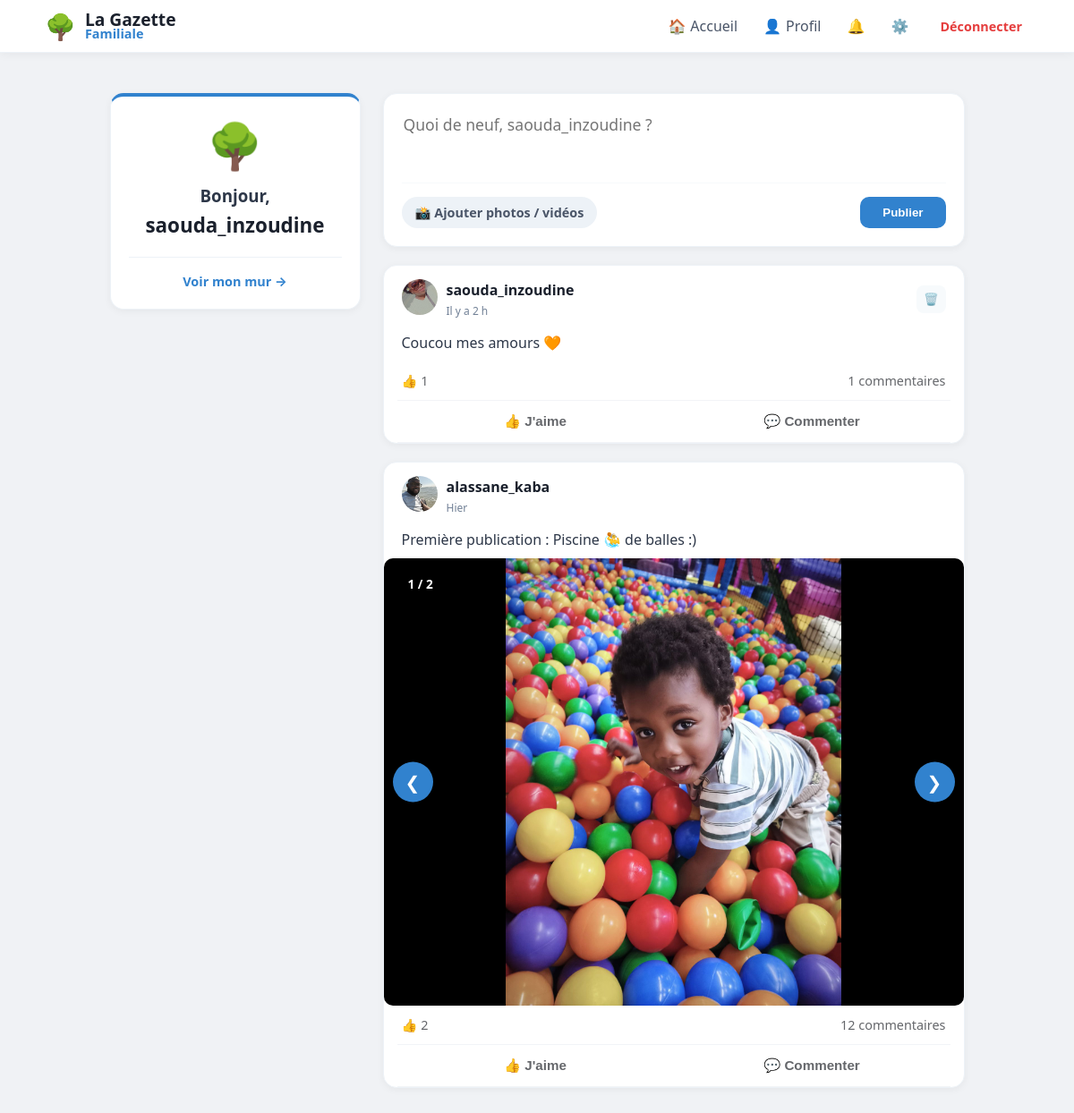
/ (signed in), run on the app's committed database.
### tables this page shows
CREATE TABLE posts (
                id INTEGER PRIMARY KEY AUTOINCREMENT, 
                username TEXT, 
                content TEXT, 
                likes INTEGER DEFAULT 0, 
                image TEXT,
                created_at DATETIME DEFAULT CURRENT_TIMESTAMP
            );

CREATE TABLE users (
                id INTEGER PRIMARY KEY AUTOINCREMENT, 
                email TEXT UNIQUE, 
                firstname TEXT, 
                lastname TEXT, 
                username TEXT UNIQUE, 
                password TEXT, 
                avatar TEXT,
                cover TEXT,
                bio TEXT,
                is_approved INTEGER DEFAULT 0,
                is_admin INTEGER DEFAULT 0
            );

CREATE TABLE post_medias (
                        id INTEGER PRIMARY KEY AUTOINCREMENT,
                        post_id INTEGER,
                        filename TEXT,
                        file_type TEXT, -- 'image' ou 'video'
                        FOREIGN KEY (post_id) REFERENCES posts (id) ON DELETE CASCADE
                    );

### app.py (the view)
@app.route("/")
def home():
    with get_db() as db:
        posts_query = db.execute("""
            SELECT posts.*, users.avatar AS user_avatar,
                (SELECT COUNT(*) FROM reactions WHERE post_id=posts.id AND type='thumb') as thumbs,
                (SELECT COUNT(*) FROM reactions WHERE post_id=posts.id AND type='heart') as hearts
            FROM posts
            JOIN users ON posts.username = users.username
            ORDER BY posts.id DESC
        """).fetchall()
        posts = [dict(row) for row in posts_query]
        for post in posts:
            medias = db.execute("SELECT * FROM post_medias WHERE post_id = ?", (post['id'],)).fetchall()
            post['medias'] = medias
        comments_query = db.execute('''
            SELECT
                comments.*,
                users.avatar AS comm_avatar,
                (SELECT COUNT(*) FROM comment_reactions WHERE comment_id = comments.id) as like_count
            FROM comments
            JOIN users ON comments.username = users.username
            ORDER BY comments.created_at ASC
        ''').fetchall()
        comments = [dict(row) for row in comments_query]
    return render_template("home.html", posts=posts, comments=comments)

### app.py (called while the page is built)
def get_db():
    db = sqlite3.connect("database.db")
    db.row_factory = sqlite3.Row
    return db

@app.context_processor
def inject_global_stats():
    stats = {'total_users': 0, 'total_posts': 0}
    if session.get('user'):
        db = get_db()
        u_count = db.execute("SELECT COUNT(*) FROM users WHERE is_approved = 1").fetchone()[0]
        p_count = db.execute("SELECT COUNT(*) FROM posts").fetchone()[0]
        stats = {'total_users': u_count, 'total_posts': p_count}
    return stats

@app.context_processor
def inject_pending_count():
    if session.get('is_admin'):
        db = get_db()
        count = db.execute("SELECT COUNT(*) as total FROM users WHERE is_approved = 0").fetchone()
        return {'pending_count': count['total']}
    return {'pending_count': 0}

@app.context_processor
def inject_notifications_count():
    if session.get('user'):
        db = get_db()
        count = db.execute("SELECT COUNT(*) FROM notifications WHERE username = ? AND is_read = 0",
                           (session['user'],)).fetchone()[0]
        return {'unread_count': count}
    return {'unread_count': 0}

@app.template_filter('relative_time')
def relative_time(date_str):
    if not date_str:
        return "Date inconnue"
    past = datetime.strptime(date_str, '%Y-%m-%d %H:%M:%S')
    now = datetime.now(timezone.utc).replace(tzinfo=None)
    diff = now - past
    if diff.days == 0:
        if diff.seconds < 60:
            return "À l'instant"
        if diff.seconds < 3600:
            return f"Il y a {diff.seconds // 60} min"
        return f"Il y a {diff.seconds // 3600} h"
    if diff.days == 1:
        return "Hier"
    if diff.days < 7:
        return f"Il y a {diff.days} jours"
    return past.strftime('%d/%m/%Y')

### templates/home.html (shortened to what this page needs)
{% extends "base.html" %}
{% block content %}
<aside class="sidebar">
    <div class="post-card" style="text-align: center; border-top: 4px solid #3182ce;">
        {% if session.get("user") %}
        <div style="font-size: 50px; margin-bottom: 10px;">🌳</div>
        <h3 style="margin: 0; color: #2d3748;">Bonjour,</h3>
        <h2 style="margin: 5px 0; color: #1a202c; font-size: 1.4em;">{{ session['user'] }}</h2>
        <div style="margin-top: 20px; padding-top: 15px; border-top: 1px solid #edf2f7;">
            <a href="{{ url_for('profile', username=session['user']) }}" style="text-decoration: none; color: #3182ce; font-weight: 700; font-size: 0.9em;">Voir mon mur →</a>
        </div>
        {% else %}
        <p style="color: #718096;">Connectez-vous pour participer.</p>
        <a href="/login" style="display: inline-block; background: #3182ce; color: white; padding: 10px 20px; border-radius: 10px; text-decoration: none; font-weight: bold;">Se connecter</a>
        {% endif %}
    </div>
</aside>
<main class="feed">
    {% if session.get("user") %}
    <div class="post-card">
        <form method="POST" action="/post" enctype="multipart/form-data">
            <textarea name="content" placeholder="Quoi de neuf, {{ session['user'] }} ?" required style="width: 100%; border: none; outline: none; resize: none; font-size: 1.1em; font-family: inherit; min-height: 60px; margin-bottom: 10px;"></textarea>
            <div style="display: flex; justify-content: space-between; align-items: center; border-top: 1px solid #f7fafc; padding-top: 15px;">
                <label style="cursor: pointer; color: #4a5568; display: flex; align-items: center; gap: 8px; font-weight: 600; font-size: 0.9em; background: #edf2f7; padding: 8px 15px; border-radius: 20px;">
                    <span>📸 Ajouter photos / vidéos</span>
                </label>
                <button type="submit" style="background: #3182ce; color: white; padding: 10px 25px; border: none; border-radius: 10px; font-weight: 700; cursor: pointer;">Publier</button>
            </div>
        </form>
    </div>
    {% endif %}
    {% for post in posts %}
    <div class="post-card" style="padding: 0; overflow: hidden; margin-bottom: 20px;">
        <div style="padding: 15px 20px; display: flex; justify-content: space-between; align-items: center;">
            <div style="display: flex; align-items: center; gap: 10px;">
                <a href="{{ url_for('profile', username=post['username']) }}">
                    <img src="{{ url_for('static', filename='avatars/' + (post['user_avatar'] if post['user_avatar'] else 'default.png')) }}" style="width: 40px; height: 40px; border-radius: 50%; object-fit: cover;">
                </a>
                <div>
                    <a href="{{ url_for('profile', username=post['username']) }}" style="text-decoration: none;">
                        <strong style="display: block; color: #1a202c;">{{ post['username'] }}</strong>
                    </a>
                    <span class="live-date" data-time="{{ post['created_at'] }}" style="font-size: 0.75em; color: #718096;">{{ post['created_at'] | relative_time }}</span>
                </div>
            </div>
            {% if session.get("user") == post['username'] %}
            <form method="POST" action="/delete/{{ post['id'] }}" onsubmit="return confirm('Supprimer ce souvenir ?');" style="margin:0;">
                <button type="submit" style="background:#f7fafc; border:none; color: #a0aec0; cursor:pointer; padding: 8px; border-radius: 8px;">🗑️</button>
            </form>
            {% endif %}
        </div>
        <div style="padding: 0 20px 10px 20px; white-space: pre-wrap; color: #2d3748;">{{ post['content'] }}</div>
        {% if post.medias %}
        <div class="carousel-container" id="carousel-{{ post.id }}" style="position: relative; background: #000; display: flex; align-items: center; justify-content: center; min-height: 300px;">
            {% if post.medias|length > 1 %}
            <div class="carousel-counter" style="position: absolute; top: 15px; left: 15px; background: rgba(0,0,0,0.6); color: white; padding: 4px 12px; border-radius: 20px; font-size: 0.85em; z-index: 10; font-weight: bold;">
                <span class="current">1</span> / {{ post.medias|length }}
            </div>
            <button class="prev" onclick="moveSlide('{{ post.id }}', -1)" style="position: absolute; left: 10px; background: rgba(255,255,255,0.3); border: none; color: white; font-size: 20px; padding: 10px; border-radius: 50%; cursor: pointer; z-index: 5;">&#10094;</button>
            <button class="next" onclick="moveSlide('{{ post.id }}', 1)" style="position: absolute; right: 10px; background: rgba(255,255,255,0.3); border: none; color: white; font-size: 20px; padding: 10px; border-radius: 50%; cursor: pointer; z-index: 5;">&#10095;</button>
            {% endif %}
            <div class="carousel-items" style="width: 100%;">
                {% for media in post.medias %}
                <div class="carousel-item {% if loop.first %}active{% endif %}" style="display: {% if loop.first %}block{% else %}none{% endif %}; text-align: center;">
                    {% if media.file_type == 'video' %}
                    <video src="{{ url_for('static', filename='uploads/' + media.filename) }}" controls style="max-width: 100%; max-height: 500px; display: block; margin: 0 auto;"></video>
                    {% else %}
                    <img src="{{ url_for('static', filename='uploads/' + media.filename) }}" class="zoomable" onclick="openLightbox(this.src)" style="cursor: zoom-in;">
                    {% endif %}
                </div>
                {% endfor %}
            </div>
        </div>
        {% endif %}
        <div style="display: flex; justify-content: space-between; padding: 12px 20px; font-size: 0.9em; color: #65676b;">
            <div>👍 <span id="thumbs-{{ post['id'] }}">{{ post['thumbs'] }}</span></div>
            <div style="cursor: pointer;" onclick="toggleComments({{ post['id'] }})">
                <span id="comment-count-{{ post['id'] }}">{{ (comments|selectattr('post_id', 'equalto', post['id'])|list|length) }}</span> commentaires
            </div>
        </div>
        <div style="display: flex; border-top: 1px solid #f2f4f7; border-bottom: 1px solid #f2f4f7; margin: 0 15px; padding: 2px 0;">
            <button onclick="react({{ post['id'] }}, 'thumb')" class="action-btn" style="flex: 1; background: none; border: none; padding: 10px; color: #65676b; font-weight: 600; cursor: pointer;">👍 J'aime</button>
            <button onclick="toggleComments({{ post['id'] }})" class="action-btn" style="flex: 1; background: none; border: none; padding: 10px; color: #65676b; font-weight: 600; cursor: pointer;">💬 Commenter</button>
        </div>
    </div>
    {% endfor %}
</main>
{% endblock %}

### static/style.css (style rules this page uses)
body { font-family: 'Segoe UI', system-ui, -apple-system, sans-serif; background: #f0f2f5; margin: 0; color: #1a202c; }
.post-card { background: white; border-radius: 15px; padding: 20px; margin-bottom: 20px; box-shadow: 0 2px 8px rgba(0,0,0,0.05); border: 1px solid #edf2f7; overflow: hidden; }
.action-btn { flex: 1; background: none; border: none; padding: 10px; color: #65676b; font-weight: 600; font-size: 0.95em; cursor: pointer; display: flex; align-items: center; justify-content: center; gap: 8px; transition: background 0.2s; border-radius: 6px; margin: 2px; }
.carousel-container { position: relative; width: 100%; max-height: 500px; background: #000; border-radius: 10px; overflow: hidden; }
.carousel-item { display: none; text-align: center; }
.carousel-item.active { display: block; }
.carousel-item img, .carousel-item video { max-width: 100%; max-height: 500px; }
.prev, .next { width: 45px !important; height: 45px !important; border-radius: 50% !important; position: absolute !important; top: 50% !important; transform: translateY(-50%) !important; z-index: 999 !important; background-color: #3182ce !important; color: white !important; display: flex !important; align-items: center !important; justify-content: center !important; cursor: pointer !important; border: none !important; transition: all 0.3s ease !important; }
.prev { left: 10px !important; }
.next { right: 10px !important; }

### templates/base.html (style rules this page uses)
:root { --bg-color: #f0f2f5; --primary: #3182ce; --text-main: #1a202c; --text-light: #718096; --danger: #e53e3e; --success: #38a169; --info: #3182ce; }
body { background-color: var(--bg-color); margin: 0; font-family: 'Segoe UI', system-ui, -apple-system, sans-serif; }

### templates/home.html (style rules this page uses)
.zoomable { max-width: 100%; max-height: 500px; display: block; margin: 0 auto; transition: transform 0.2s; object-fit: contain; }

### data on the page
posts: avatar (picture), username "saouda_inzoudine", created_at|relative_time "Il y a 2 h", content "Coucou mes amours 🧡", thumbs "1", id "1"
posts: avatar (picture), username "alassane_kaba", created_at|relative_time "Hier", content "Première publication : Piscine 🤽‍♂️ de balles :)", medias|length "2", thumbs "2", id "12"
post_medias: filename (picture)

### other printed values
{{ session['user'] }} "saouda_inzoudine"
